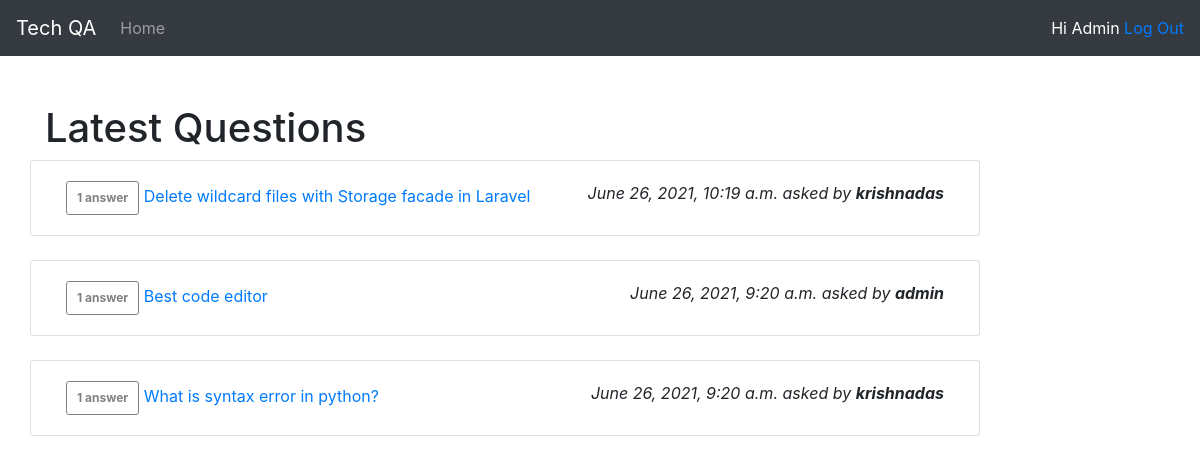
The app's page / (signed in) with its own data.
### techqa/models.py (models this page shows, shortened)
class Question(models.Model):
    title = models.CharField(max_length=255)
    content = models.TextField()
    question_author = models.ForeignKey(User, on_delete=models.CASCADE)
    created_at = models.DateTimeField(auto_now_add=True)
    updated_at = models.DateTimeField(auto_now=True)

### techqa/views.py (the view)
# urls.py: path('',views.index,name="home"),
@login_required
def index(request):
    all_questions = Question.objects.all().prefetch_related('question_author').order_by('-id')
    paginator = Paginator(all_questions, 10)
    page_number = request.GET.get('page')
    page_obj = paginator.get_page(page_number)
    context = {'all_questions_page_obj': page_obj}
    return render(request,'techqa/index.html', context)

### techqa/templates/techqa/index.html (shortened to what this page needs)
{% extends "base.html" %}
{% block content %}
<h1>Latest Questions </h1>
    {% for q in all_questions_page_obj %}
        <div class="row">
            <div class="card col-md-10">
                <div class="card-body">
                    <span class="badge badge-secondary padded-badge">1 answer {{ q.answers }}</span>
                    <a href="/{{q.id}}/question">{{ q.title }}</a>
                    <span class="right-container">
                        <span class="q-created">{{ q.created_at }} asked by </span>
                        <span class="q-author">  {{ q.question_author }}</span>
                    </span>
                </div>
            </div>
        </div>
        <br>
    {% endfor %}
{% endblock %}

### techqa/templates/base.html (shortened to what this page needs)
<!doctype html>
<html lang="en">
  <head>
    <link rel="stylesheet" href="https://cdn.jsdelivr.net/npm/bootstrap@4.6.0/dist/css/bootstrap.min.css">
    <link rel="stylesheet" href="https://cdnjs.cloudflare.com/ajax/libs/font-awesome/5.15.3/css/all.min.css" />
  </head>
  <body>
    <nav class="navbar navbar-expand-md bg-dark navbar-dark">
        <a class="navbar-brand" href="#">Tech QA</a>
        <div class="collapse navbar-collapse" id="collapsibleNavbar">
          <ul class="navbar-nav">
            <li class="nav-item">
              <a class="nav-link" href="/">Home</a>
            </li>
          </ul>
        </div>
        {% if user %}
          <span class="welcome-user">Hi {{user | title}}</span>&nbsp;
          <a href="{% url 'logout' %}">Log Out</a>
        {% endif %}
      </nav>
    <div class="container">
      <br><br>
            {% block content %}{% endblock %}
    </div>
  </body>
</html>

### techqa/templates/base.html (style rules this page uses)
.welcome-user { float: right; color: white; }

### techqa/templates/techqa/index.html (style rules this page uses)
.right-container { float: right; font-style: italic; }
.q-author { font-weight: bold; font-style: italic; }
.padded-badge { padding:10px; padding: 10px; border: 1px solid grey; border-radius: 3px; color: grey; background-color: white; }

### records on screen
Question: title "Delete wildcard files with Storage facade in Laravel", created_at "June 26, 2021, 10:19 a.m.", question_author "krishnadas"
Question: title "Best code editor", created_at "June 26, 2021, 9:20 a.m.", question_author "admin"
Question: title "What is syntax error in python?", created_at "June 26, 2021, 9:20 a.m.", question_author "krishnadas"

### other values on screen
{{ user | title }} "Admin"
